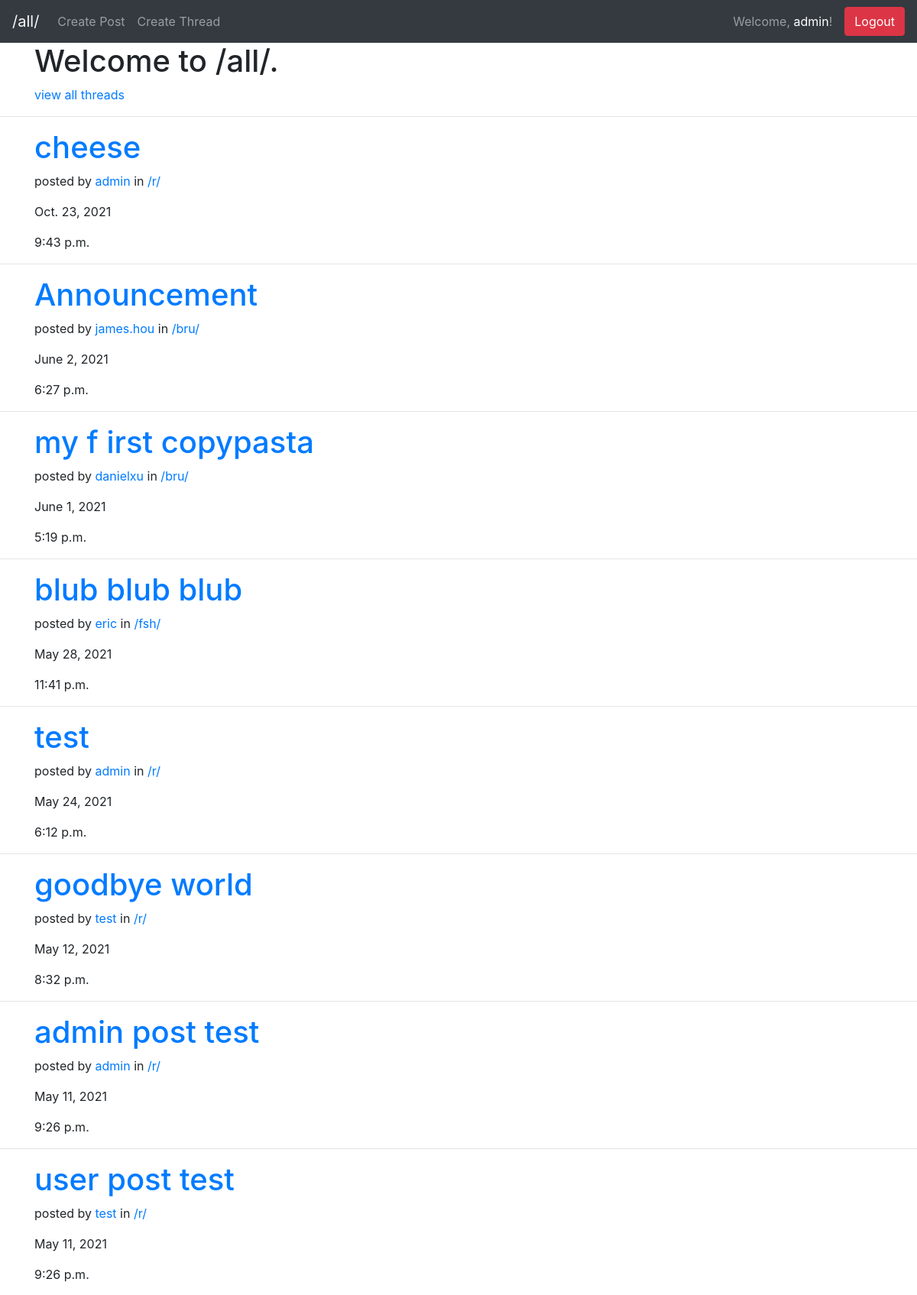
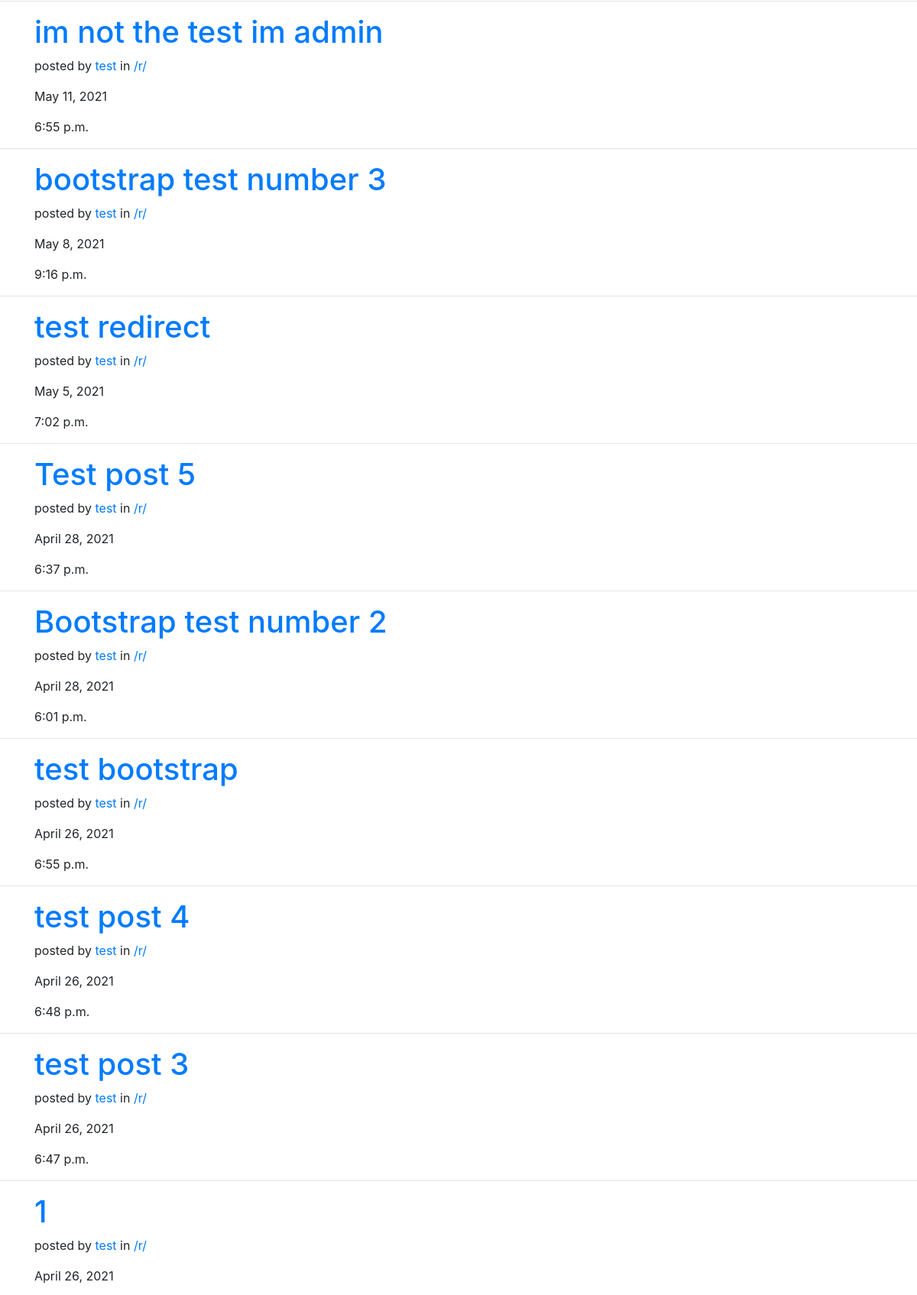
/all/ (signed in, upper part), run on the app's committed database (2 pictures, top to bottom).
### post/models.py (models this page shows, shortened)
class Post(models.Model):
    id = models.BigAutoField(primary_key=True)
    userPosted = models.ForeignKey(User, on_delete=models.CASCADE,null=True, blank=True)
    thread = models.ForeignKey(Thread, on_delete=models.CASCADE,null=True, blank=True)
    title = models.CharField(max_length=30)
    content = models.CharField(max_length=2000)
    pub_date = models.DateTimeField('date published')

class Thread(models.Model):
    title = models.TextField(max_length=3)

### post/views.py (the view, shortened to what this page needs)
# urls.py: path('all/', views.MainPage.as_view()),
class MainPage(View):
    def get(self, request):
        post_objects = Post.objects.order_by('-pub_date')
        context = {'post_objects': post_objects}
        return render(request, 'post/index.html', context)

### post/templates/post/index.html (shortened to what this page needs)
<!DOCTYPE html>
<html lang="en">
<head>
    <link rel="stylesheet" href="https://maxcdn.bootstrapcdn.com/bootstrap/4.0.0/css/bootstrap.min.css" />
</head>
<body>
    <nav class="navbar navbar-expand-lg navbar-dark bg-dark">
        <a class="navbar-brand text-light" href="/all/">/all/</a>
        {% if user.is_authenticated %}
        <div class="collapse navbar-collapse" id="navbarText">
            <ul class="navbar-nav mr-auto">
                <li class="nav-item">
                    <a class="nav-link" href="/new/">Create Post</a>
                </li>
                <li class="nav-item">
                    <a class="nav-link" href="/new/thread">Create Thread</a>
                </li>
            </ul>
            <span class="navbar-text mr-3">
                Welcome, <a href="/profile/{{user.id}}">{{user}}</a>!
            </span>
            <form class="form-inline" action="" method="POST">
                <button type="submit" class="btn btn-danger">Logout</button>
            </form>
        </div>
        {% endif %}
    </nav>
    <div class="container">
        <h1>Welcome to /all/.</h1>
        <a href="/threads/">view all threads</a>
    </div>
    <hr />
    {% for post in post_objects %}
    <div class="container">
        <h1><a href="/posts/{{post.id}}">{{post.title}}</a></h1>
        <p>posted by <a href="/profile/{{post.userPosted.id}}/">{{post.userPosted}}</a> in <a href="/threads/{{post.thread.id}}">/{{post.thread.title}}/</a></p>
        <p>{{post.pub_date.date}}</p>
        <p>{{post.pub_date.time}}</p>
    </div>
    <hr />
    {% endfor %}
</body>
</html>

### data on the page
Post: title "cheese", userPosted "admin", thread "r", pub_date "Oct. 23, 2021", pub_date.time "9:43 p.m."
Post: title "Announcement", userPosted "james.hou", thread "bru", pub_date "June 2, 2021", pub_date.time "6:27 p.m."
Post: title "my f irst copypasta", userPosted "danielxu", thread "bru", pub_date "June 1, 2021", pub_date.time "5:19 p.m."
Post: title "blub blub blub", userPosted "eric", thread "fsh", pub_date "May 28, 2021", pub_date.time "11:41 p.m."
Post: title "test", userPosted "admin", thread "r", pub_date "May 24, 2021", pub_date.time "6:12 p.m."
Post: title "goodbye world", userPosted "test", thread "r", pub_date "May 12, 2021", pub_date.time "8:32 p.m."
Post: title "admin post test", userPosted "admin", thread "r", pub_date "May 11, 2021", pub_date.time "9:26 p.m."
Post: title "user post test", userPosted "test", thread "r", pub_date "May 11, 2021", pub_date.time "9:26 p.m."
Post: title "im not the test im admin", userPosted "test", thread "r", pub_date "May 11, 2021", pub_date.time "6:55 p.m."
Post: title "bootstrap test number 3", userPosted "test", thread "r", pub_date "May 8, 2021", pub_date.time "9:16 p.m."
Post: title "test redirect", userPosted "test", thread "r", pub_date "May 5, 2021", pub_date.time "7:02 p.m."
Post: title "Test post 5", userPosted "test", thread "r", pub_date "April 28, 2021", pub_date.time "6:37 p.m."
Post: title "Bootstrap test number 2", userPosted "test", thread "r", pub_date "April 28, 2021", pub_date.time "6:01 p.m."
Post: title "test bootstrap", userPosted "test", thread "r", pub_date "April 26, 2021", pub_date.time "6:55 p.m."
Post: title "test post 4", userPosted "test", thread "r", pub_date "April 26, 2021", pub_date.time "6:48 p.m."
Post: title "test post 3", userPosted "test", thread "r", pub_date "April 26, 2021", pub_date.time "6:47 p.m."
Post: title "1", userPosted "test", thread "r", pub_date "April 26, 2021"

### other printed values
{{ user }} "admin"
